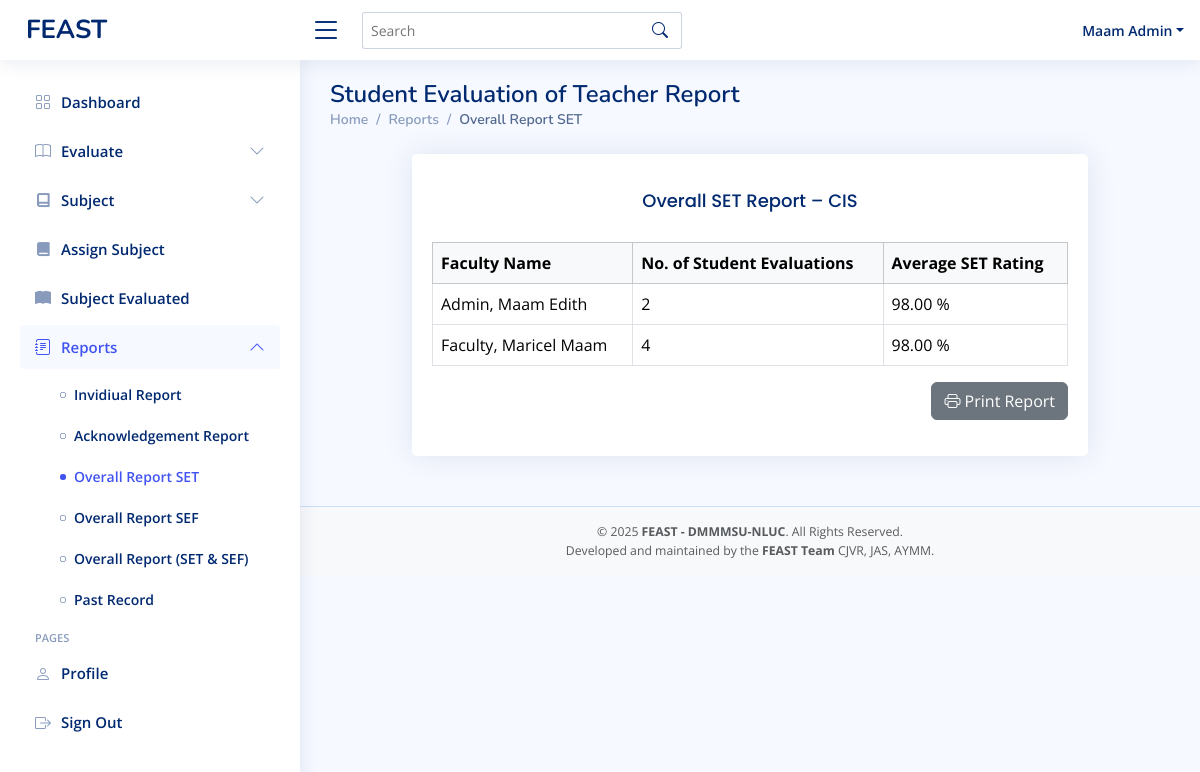
Before: /admin-overallreport-set.php (signed in) with the older database file.
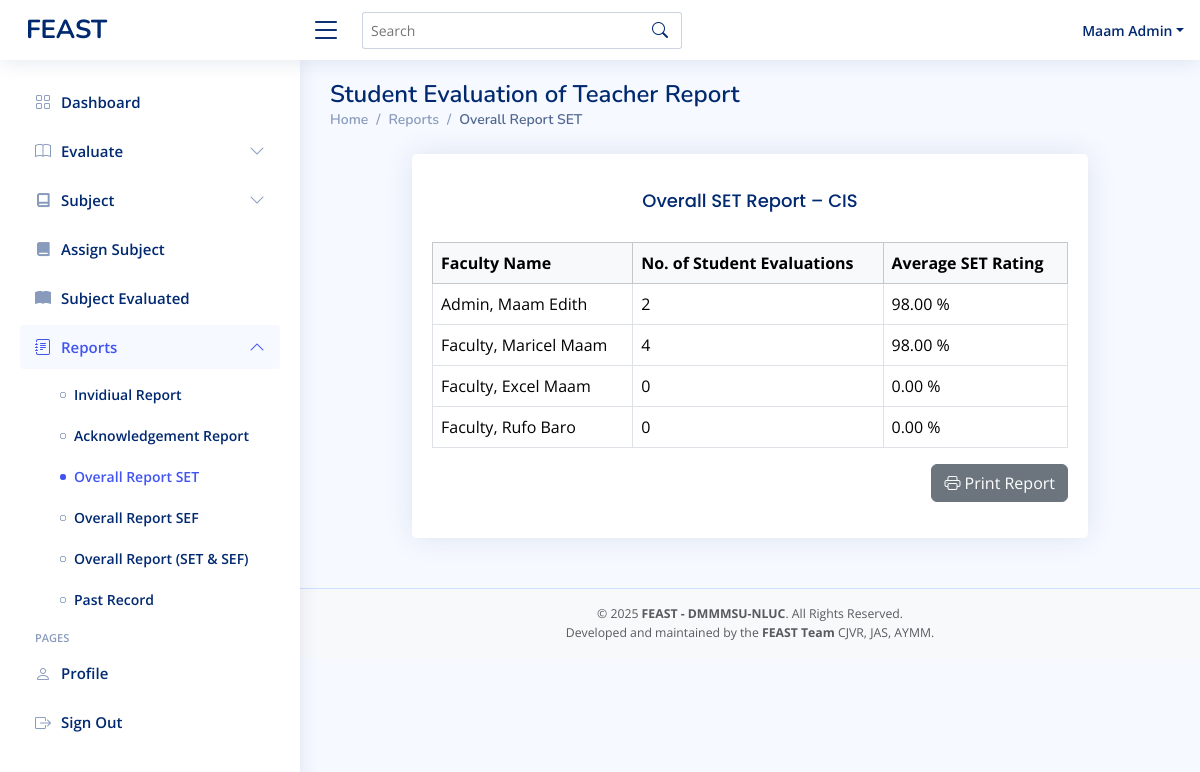
After: the same page with the newer database file.
### tables this page shows
CREATE TABLE `faculty` (
  `idnumber` varchar(11) NOT NULL,
  `first_name` varchar(50) NOT NULL,
  `mid_name` varchar(50) NOT NULL,
  `last_name` varchar(50) NOT NULL,
  `password` varchar(50) DEFAULT NULL,
  `department` varchar(50) NOT NULL,
  `faculty_rank` varchar(50) DEFAULT NULL,
  `role` varchar(50) NOT NULL DEFAULT 'faculty',
  `status` varchar(11) NOT NULL DEFAULT 'active'
);

### admin-overallreport-set.php (the view, shortened to what the changed rows need)
<?php
include 'conn/conn.php';
$admin_id = $_SESSION['idnumber'];
$stmt = $conn->prepare("SELECT department FROM admin WHERE idnumber = ?");
$stmt->bind_param("s", $admin_id);
$stmt->execute();
$stmt->bind_result($admin_department);
$query = $conn->prepare("
  SELECT idnumber, last_name, first_name, mid_name
  FROM faculty
  WHERE department = ?
  ORDER BY last_name ASC
");
$query->bind_param("s", $admin_department);
$query->execute();
$faculties = $query->get_result()->fetch_all(MYSQLI_ASSOC);
$rows = '';
foreach ($faculties as $fac) {
  $fid = $fac['idnumber'];
  $name = "{$fac['last_name']}, {$fac['first_name']} {$fac['mid_name']}";
  $r = $conn->query("
    SELECT COUNT(*) AS students, AVG(computed_rating) AS avg_rating
    FROM evaluation
    WHERE faculty_id = '$fid'
  ")->fetch_assoc();
  $count = (int)$r['students'];
  $avg = $count ? number_format((float)$r['avg_rating'], 2) : '0.00';
  $rows .= "<tr><td>{$name}</td><td>{$count}</td><td>{$avg} %</td></tr>";
}
?>
<!DOCTYPE html>
<html>
<head>
  <?php include 'header.php'; ?>
</head>
<body>
  <main id="main" class="main">
    <div class="pagetitle">
      <h1>Student Evaluation of Teacher Report</h1>
    </div>
    <section class="section dashboard">
      <div class="container mt-4">
        <div class="row justify-content-center">
          <div class="col-lg-10">
            <div class="card">
              <div class="card-body">
                <div class="table-responsive">
                  <table class="table table-bordered table-hover">
                    <thead class="table-light">
                      <tr>
                        <th>Faculty Name</th>
                        <th>No. of Student Evaluations</th>
                        <th>Average SET Rating</th>
                      </tr>
                    </thead>
                    <tbody>
                      <?= $rows ?>
                    </tbody>
                  </table>
                </div>
              </div>
            </div>
          </div>
        </div>
      </div>
    </section>
  </main>
</body>
</html>

Changed rows visible on the page:
added faculty: name "Faculty, Excel Maam", count "0", avg "0.00"
added faculty: name "Faculty, Rufo Baro", count "0", avg "0.00"
